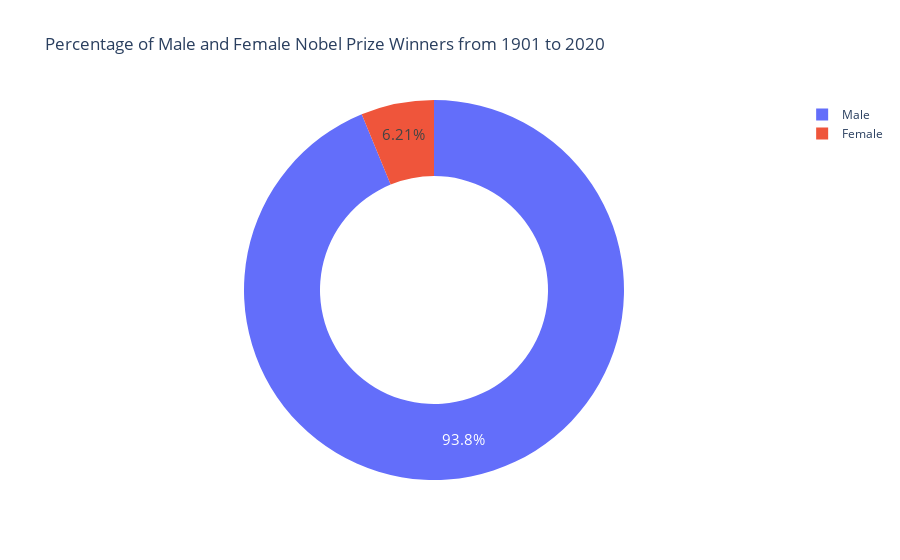

This figure's notebook cell:
### Markdown cell above
### Donut Chart: Percentage of Male vs. Female Laureates

### Code cell
sex_pct = df['sex'].value_counts()

fig = px.pie(labels=sex_pct.index,
             values=sex_pct.values,
             title='Percentage of Male and Female Nobel Prize Winners from 1901 to 2020',
             names=sex_pct.index,
             hole=0.6
)

fig.update_traces(textposition='inside', textfont_size=15, textinfo='percent')

fig.show()

### Figure 1 — Plotly figure (JSON) as saved in the notebook; plotly's stock layout.template omitted (floating-point values rounded to 4 significant figures)
{"data": [{"domain": {"x": [0, 1], "y": [0, 1]}, "hole": 0.6, "hovertemplate": "label=%{label}<br>value=%{value}<extra></extra>", "labels": ["Male", "Female"], "legendgroup": "", "name": "", "showlegend": true, "textfont": {"size": 15}, "textinfo": "percent", "textposition": "inside", "type": "pie", "values": [876, 58]}], "layout": {"legend": {"tracegroupgap": 0}, "title": {"text": "Percentage of Male and Female Nobel Prize Winners from 1901 to 2020"}}}
